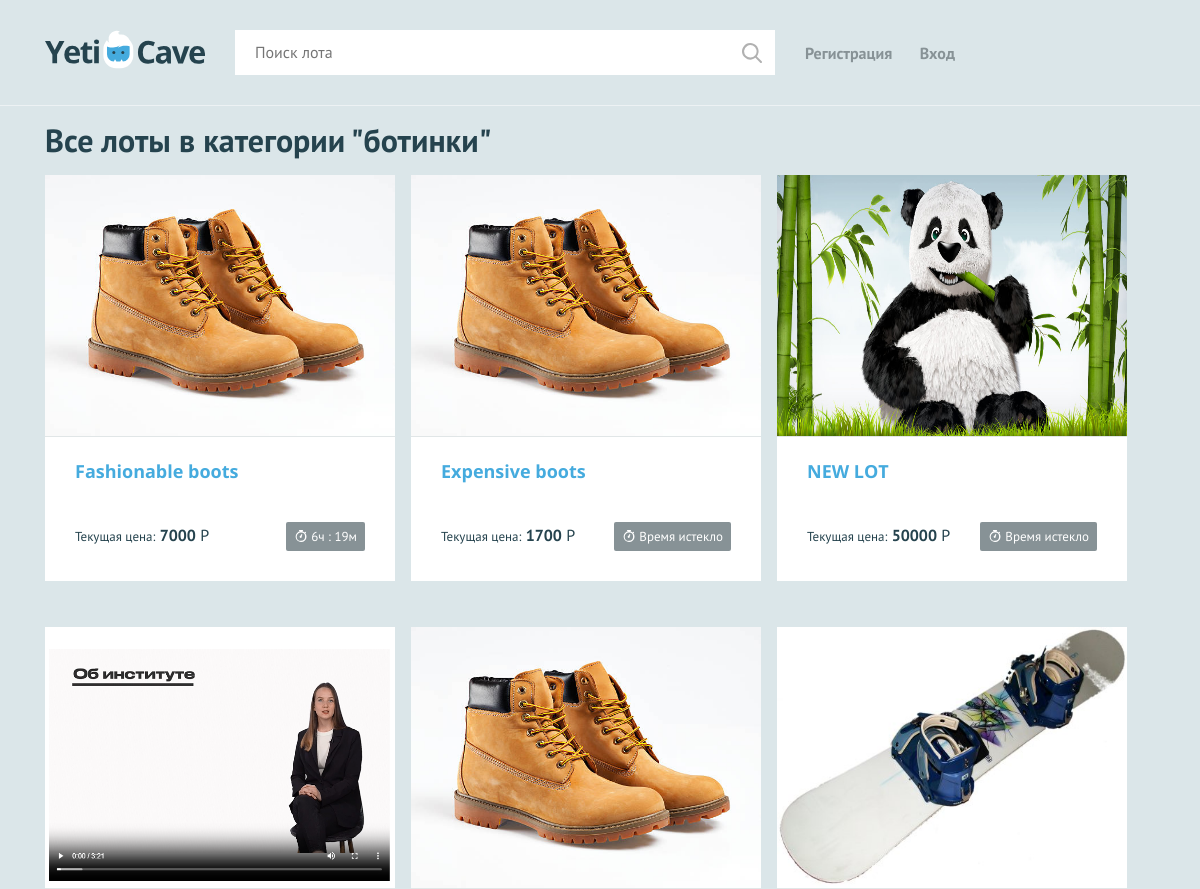
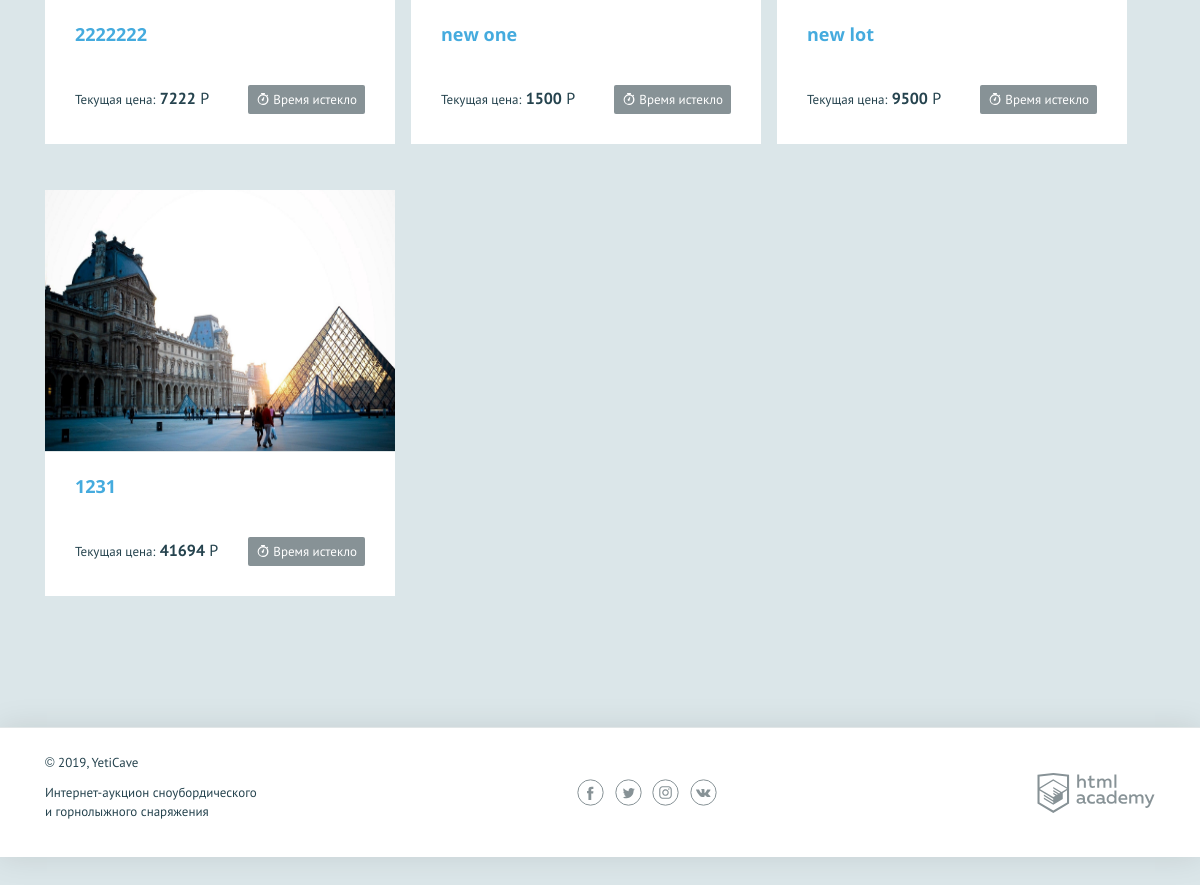
Page /category.php?category=boots on the committed database (2 pictures, top to bottom).
### tables this page shows
CREATE TABLE `lot` (
  `id` int(11) NOT NULL,
  `name` char(100) DEFAULT NULL,
  `lot_message` text,
  `img_url` text,
  `lot_rate` text,
  `lot_date` date DEFAULT NULL,
  `lot_step` int(11) DEFAULT NULL,
  `price` int(11) DEFAULT NULL,
  `cur_price` int(11) DEFAULT NULL,
  `category_id` int(11) NOT NULL,
  `user_id` int(11) NOT NULL,
  `created_at` datetime NOT NULL DEFAULT CURRENT_TIMESTAMP,
  `notified` int(11) DEFAULT NULL
);

### models/functions.php (called while the page is built, shortened)
<?php
function include_template($name, array $data = [])
{
    $name = 'views/' . $name;
    extract($data);
    require $name;
    $result = ob_get_clean();
    return $result;
}
function formattedDate($date) {
    $cur_time = time();
    $finish_date = strtotime($date);
    $left_time_in_seconds = $finish_date - $cur_time;
    $hours = floor($left_time_in_seconds / 3600);
    $minutes = floor(($left_time_in_seconds % 3600) / 60);
    if($left_time_in_seconds < 0) {
        return("Время истекло");
    }
    return("{$hours}ч : {$minutes}м");
}

### category.php (called while the page is built, shortened)
<?php
require_once 'models/functions.php';
require_once 'models/categories.php';
require_once 'models/init.php';
if(isset($_GET['category'])) {
    $category = $_GET['category'];
    $sql = "SELECT name FROM category WHERE name_eng = ?;";
    $stmt = $con->prepare($sql);
    $stmt ->bind_param('s', $category);
    $stmt->execute();
    $query = $stmt->get_result();
    if (mysqli_num_rows($query) > 0) {
        $category_name = mysqli_fetch_assoc($query);
        $category_name = $category_name['name'];
        $title = "Все лоты в категории " . '"' . "$category_name" . '"';
}
    $records_per_page = 9;
    $page = isset($_GET['page']) ? (int)$_GET['page'] : 1;
    $offset = ($page - 1) * $records_per_page;
    $total_sql = "
        SELECT COUNT(*)
        FROM lot
        JOIN category ON lot.category_id = category.id
        WHERE category.name = ?";
    $stmt2 = $con->prepare($total_sql);
    $stmt2->bind_param('s', $category_name);
    $stmt2->execute();
    $result = $stmt2->get_result();
    $row = mysqli_fetch_array($result);
    $total_records = $row[0];
    $total_pages = ceil($total_records / $records_per_page);
    $lots = "SELECT *, lot.name AS lot_name, lot.id AS lot_id, lot.cur_price AS lot_cur_price
    FROM lot
    JOIN category ON lot.category_id = category.id
    WHERE category.name = ?
    ORDER BY lot.created_at DESC
    LIMIT ?, ?;";
    $stmt3 = $con->prepare($lots);
    $stmt3 -> bind_param('sii', $category_name, $offset, $records_per_page);
    $stmt3->execute();
    $query2 = $stmt3->get_result();
    if ($query2 && mysqli_num_rows($query2) > 0) {
        $search_array = mysqli_fetch_all($query2, MYSQLI_ASSOC);
        $page_content = include_template('category.php', [
            'title' => $title,
            'lots_list' => $query2,
            'search_array' => $search_array,
            'page' => $page,
            'totalPages' => $total_pages,
            'category' => $category,
            'con' => $con,
        ]);
    }
    else {
        $page_content = '<h1>Нет товаров в данной категории</h1>';
    }
} else {
    $page_content = '<h1>Категория не выбрана</h1>';
}
$layout_content = include_template('layout.php', [
    'title' => $title,
    'content' => $page_content,
    'categories' => $categories,
]);
print_r($layout_content);

### views/category.php (the view, shortened to what this page needs)
<h1><?=$title?></h1>
<?php if (isset($lots_list)) : ?>
            <ul class="lots__list">
                <?php foreach ($lots_list as $index => $item) :?>
                        <li class="lots__item lot">
                            <div class="lot__image">
                                <img src="<?= $item['img_url'] ?>" width="350" height="260"
                                     alt="<?= $item['lot_name'] ?>">
                            </div>
                            <div class="lot__info">
                                <h3 class="lot__title"><a class="text-link" href="show_lot.php?id=<?=$item['lot_id'];?>"> <?=$item['lot_name'] ?></a>
                                </h3>
                                <div class="lot__state">
                                    <div class="lot__rate">
                                        <span class="lot__amount">Текущая цена:</span>
                                        <span><b><?php echo $item['cur_price'];?></b></span><span>&nbsp;Р</span>
                                    </div>
                                    <div class="lot__timer timer">
                                        <?= formattedDate($item['lot_date'])?>
                                    </div>
                                </div>
                            </div>
                        </li>
                <?php endforeach;?>
            </ul>
        <?php endif; ?>

### css/style.css (style rules this page uses)
html, body { height: 100%; }
body { min-width: 1140px; background-color: #dbe6e9; font-family: "PT Sans", sans-serif; font-weight: 400; font-size: 16px; line-height: 26px; color: #25434e; }
a { text-decoration: none; }
.text-link { font-weight: 700; color: #45abde; }
.lots__list { display: -webkit-flex; display: -ms-flexbox; display: flex; justify-content: flex-start; -webkit-flex-wrap: wrap; -ms-flex-wrap: wrap; flex-wrap: wrap; -ms-flex-pack: justify; gap: 1rem; margin: 0; padding: 0; list-style: none; }
.lots__item { width: 350px; }
.lot { margin-bottom: 30px; background-color: #ffffff; }
.lot__image { width: 350px; height: 261px; border-bottom: 1px solid #e1e6e7; }
.lot__image img { width: 100%; height: 100%; }
.lot__info { padding: 22px 30px 30px; }
.lot__title { min-height: 48px; margin: 0; margin-bottom: 15px; font-family: "Open Sans", sans-serif; font-size: 18px; line-height: 24px; font-weight: 700; }
.lot__state { display: -webkit-flex; display: -ms-flexbox; display: flex; -webkit-justify-content: space-between; -ms-flex-pack: justify; justify-content: space-between; }
.lot__amount { font-size: 13px; }
.lot__timer { -webkit-align-self: flex-end; -ms-flex-item-align: end; align-self: flex-end; }
.timer { position: relative; padding: 6px 8px 5px 25px; background-color: #879296; font-size: 13px; line-height: 18px; color: #ffffff; border-radius: 2px; }
.timer::before { content: ""; position: absolute; top: 8px; left: 9px; width: 12px; height: 12px; background: url("../img/timer.svg") 0 0 no-repeat; }

### rows in the picture
lot: img_url (picture), name "Fashionable boots", cur_price "7000", lot_date "6ч : 19м"
lot: img_url (picture), name "Expensive boots", cur_price "1700", lot_date "Время истекло"
lot: img_url (picture), name "NEW LOT", cur_price "50000", lot_date "Время истекло"
lot: img_url (picture), name "2222222", cur_price "7222", lot_date "Время истекло"
lot: img_url (picture), name "new one", cur_price "1500", lot_date "Время истекло"
lot: img_url (picture), name "new lot", cur_price "9500", lot_date "Время истекло"
lot: img_url (picture), name "1231", cur_price "41694", lot_date "Время истекло"

### other values in the picture
$title "Все лоты в категории \"ботинки\""
